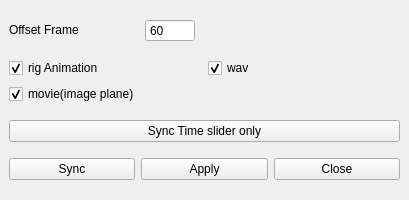
<?xml version="1.0" encoding="UTF-8"?>
<ui version="4.0">
 <class>MainWindow</class>
 <widget class="QMainWindow" name="MainWindow">
  <property name="geometry">
   <rect>
    <x>0</x>
    <y>0</y>
    <width>409</width>
    <height>200</height>
   </rect>
  </property>
  <property name="windowTitle">
   <string>Live link Utility</string>
  </property>
  <widget class="QWidget" name="centralwidget">
   <layout class="QVBoxLayout" name="verticalLayout">
    <item>
     <layout class="QHBoxLayout" name="horizontalLayout_8">
      <item>
       <widget class="QLabel" name="label_7">
        <property name="sizePolicy">
         <sizepolicy hsizetype="Fixed" vsizetype="Fixed">
          <horstretch>0</horstretch>
          <verstretch>0</verstretch>
         </sizepolicy>
        </property>
        <property name="minimumSize">
         <size>
          <width>130</width>
          <height>0</height>
         </size>
        </property>
        <property name="text">
         <string>Offset Frame</string>
        </property>
       </widget>
      </item>
      <item>
       <widget class="QSpinBox" name="offsetFrame">
        <property name="minimumSize">
         <size>
          <width>50</width>
          <height>0</height>
         </size>
        </property>
        <property name="buttonSymbols">
         <enum>QAbstractSpinBox::NoButtons</enum>
        </property>
        <property name="maximum">
         <number>9999</number>
        </property>
        <property name="value">
         <number>60</number>
        </property>
       </widget>
      </item>
      <item>
       <spacer name="horizontalSpacer_2">
        <property name="orientation">
         <enum>Qt::Horizontal</enum>
        </property>
        <property name="sizeHint" stdset="0">
         <size>
          <width>40</width>
          <height>20</height>
         </size>
        </property>
       </spacer>
      </item>
     </layout>
    </item>
    <item>
     <layout class="QGridLayout" name="gridLayout">
      <item row="0" column="1">
       <widget class="QCheckBox" name="isWavFileCheckBox">
        <property name="text">
         <string>wav</string>
        </property>
        <property name="checked">
         <bool>true</bool>
        </property>
        <property name="tristate">
         <bool>false</bool>
        </property>
       </widget>
      </item>
      <item row="0" column="0">
       <widget class="QCheckBox" name="isRigAnimationCheckBox">
        <property name="text">
         <string>rig Animation</string>
        </property>
        <property name="checked">
         <bool>true</bool>
        </property>
       </widget>
      </item>
      <item row="1" column="0">
       <widget class="QCheckBox" name="isMovieFIleCheckBox">
        <property name="text">
         <string>movie(image plane)</string>
        </property>
        <property name="checked">
         <bool>true</bool>
        </property>
       </widget>
      </item>
     </layout>
    </item>
    <item>
     <widget class="QPushButton" name="syncTimeSliderButton">
      <property name="text">
       <string>Sync Time slider only</string>
      </property>
     </widget>
    </item>
    <item>
     <layout class="QHBoxLayout" name="horizontalLayout">
      <item>
       <widget class="QPushButton" name="syncButton">
        <property name="text">
         <string>Sync</string>
        </property>
       </widget>
      </item>
      <item>
       <widget class="QPushButton" name="applyButton">
        <property name="text">
         <string>Apply</string>
        </property>
       </widget>
      </item>
      <item>
       <widget class="QPushButton" name="closeButton">
        <property name="text">
         <string>Close</string>
        </property>
       </widget>
      </item>
     </layout>
    </item>
   </layout>
  </widget>
  <widget class="QMenuBar" name="menubar">
   <property name="geometry">
    <rect>
     <x>0</x>
     <y>0</y>
     <width>409</width>
     <height>26</height>
    </rect>
   </property>
  </widget>
 </widget>
 <resources/>
 <connections/>
</ui>
